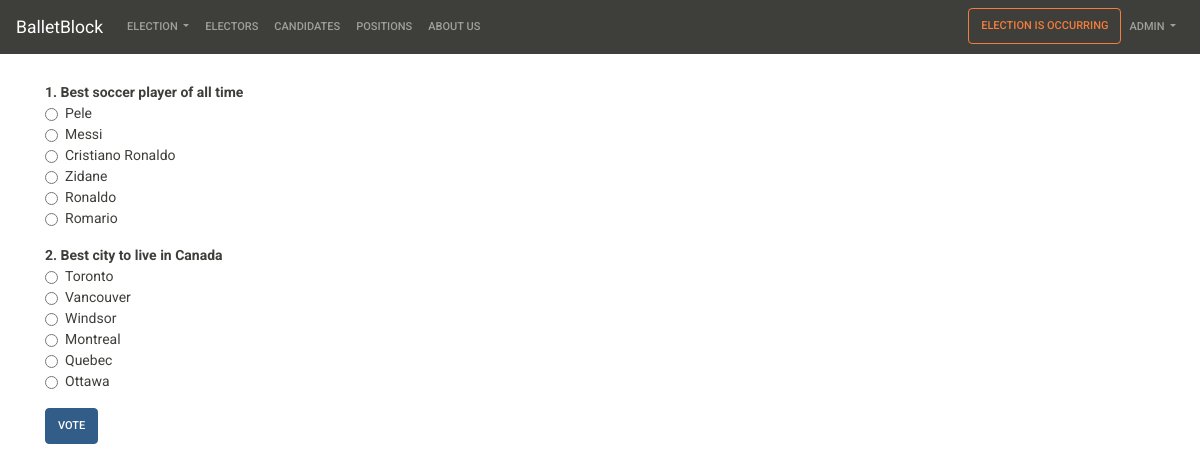
The app's page /vote/vote (signed in) with its own data.
### election/models.py (models this page shows, shortened)
class Position(models.Model):
    description = models.CharField(max_length=100, unique=True, null=False, blank=False)
    quantity = models.IntegerField(null=False, blank=False, default=1)

class Candidate(models.Model):
    name = models.CharField(max_length=300, unique=True, null=False, blank=False)
    position = models.ForeignKey(Position, null=False, blank=False, on_delete=models.PROTECT)

### vote/views.py (the view)
# urls.py: path('vote/', include('vote.urls')),
@login_required
@transaction.atomic
def vote(request, template_name='vote.html'):
    eb = ElectionBusiness()
    context = {}
    if eb.isOccurring():
        if Voted.objects.filter(elector__user=request.user).count() > 0:
            messages.warning(request, 'You have already voted.')
            return render(request, template_name, context)
        positions = Position.objects.all()
        if request.method == 'POST':
            try:
                for p in positions:
                    pname = 'position{}'.format(p.id)
                    candidate_id = request.POST.get(pname,"")
                    candidate = Candidate.objects.get(id=int(candidate_id))
                    cv, created = CandidateVote.objects.get_or_create(candidate=candidate)
                    cv.quantity = cv.quantity + 1
                    cv.save()
                elector = Elector.objects.get(user=request.user)
                voted = Voted.objects.create(elector=elector)
                voted.save()
                messages.success(request, 'Your vote was registred successfully')
            except Exception as e:
                messages.error(request, str(e))
        else:
            context['positions'] = positions
            context['quantity_of_positions'] = positions.count()
    else:
        messages.warning(request, 'Election is not open yet.')
    return render(request, template_name, context)

### election/business.py (called while the page is built)
    def getCurrentElectionConfig(self):
        ecs = ElectionConfig.objects.all()
        if ecs.count() > 0:
            return ecs[0]
        return None

    def isOccurring(self):
        ec = self.getCurrentElectionConfig()
        now = datetime.datetime.now()
        if ec:
            if now >= ec.start_time and now <= ec.end_time and ec.locked:
                return True
        return False

### election/context_processors.py (called while the page is built)
def election_context(request):
    context_data = dict()
    context_data['election_is_occurring'] = request.election_is_occurring
    return context_data

### vote/templates/vote.html (shortened to what this page needs)
{% extends 'base.html' %}
{% load staticfiles %}
{% block content %}
    {% if positions %}
        <form id="id_positions_form" class="form-horizontal" method="POST">
			{% for p in positions %}
				<div class="form-group">
					<strong>{{forloop.counter}}. {{p.description}}</strong>
					{% for c in p.candidate_set.all %}
					<div class="form-check">
						<input class="form-check-input" type="radio" name="position{{p.id}}" id="candidate{{c.id}}" value="{{c.id}}" required>
						<label class="form-check-label" for="candidate{{c.id}}">
							{{c.name}}
						</label>
					</div>
					{% endfor %}
				</div>
			{% endfor %}
			<button type="submit" class="btn btn-primary">Vote</button>
		</form>
	{% endif %}
{% endblock content %}

### balletblock/templates/base.html (shortened to what this page needs)
<!DOCTYPE html>
<html lang="en">
<head>
    <link rel="stylesheet" href="/static//bootstrap/4.0.0/css/bootstrap.min.css">
    <link rel="stylesheet" href="/static/fontawesome/releases/v5.7.2/css/all.css">
</head>
<body>
    {% block nav %}
      {% include "menu.html" %}
    {% endblock nav %}
    <main role="main" class="container">
        {% block content %}
        {% endblock content %}
    </main>
</body>
</html>

### balletblock/templates/menu.html (shortened to what this page needs)
<nav class="navbar navbar-expand-lg navbar-dark bg-primary">
    <a class="navbar-brand" href="#">BalletBlock</a>
    <div class="collapse navbar-collapse" id="navbarColor01">
      <ul class="navbar-nav mr-auto">
        {% if request.user.is_superuser %}
          <li class="nav-item dropdown">
            <a class="nav-link dropdown-toggle" href="" id="navbarDropdownMenuLink" data-toggle="dropdown" aria-haspopup="true" aria-expanded="false">
            Election
            </a>
          </li>
          <li class="nav-item">
            <a class="nav-link" href="#">Electors</a>
          </li>
          <li class="nav-item">
            <a class="nav-link" href="#">Candidates</a>
          </li>
          <li class="nav-item">
            <a class="nav-link" href="#">Positions</a>
          </li>
          <li class="nav-item">
              <a class="nav-link" href="{% url 'about_us' %}">About us</a>
          </li>
        {% else %}
          <li class="nav-item">
            <a class="nav-link" href="{% url 'vote' %}">Vote</a>
          </li>
        {% endif %}
      </ul>
      {% if request.user.is_authenticated %}
            <ul class="navbar-nav">
                {% if election_is_occurring %}
                  <li class="nav-item">
                      <button type="button" class="btn btn-outline-warning">Election is Occurring</button>
                  </li>
                {% endif %}
                <li class="nav-item dropdown">
                    <a class="nav-link dropdown-toggle" href="" id="navbarDropdownMenuLink" data-toggle="dropdown" aria-haspopup="true" aria-expanded="false">
                    {{request.user}}
                    </a>
                </li>
            </ul>
      {% endif %}
    </div>
  </nav>

### balletblock/templates/base.html (style rules this page uses)
nav { margin-bottom: 2em; }

### records on screen
Position: description "Best soccer player of all time"
Candidate: name "Pele"
Candidate: name "Messi"
Candidate: name "Cristiano Ronaldo"
Candidate: name "Zidane"
Candidate: name "Ronaldo"
Candidate: name "Romario"
Position: description "Best city to live in Canada"
Candidate: name "Toronto"
Candidate: name "Vancouver"
Candidate: name "Windsor"
Candidate: name "Montreal"
Candidate: name "Quebec"
Candidate: name "Ottawa"

### other values on screen
{{ request.user }} "ADMIN"
